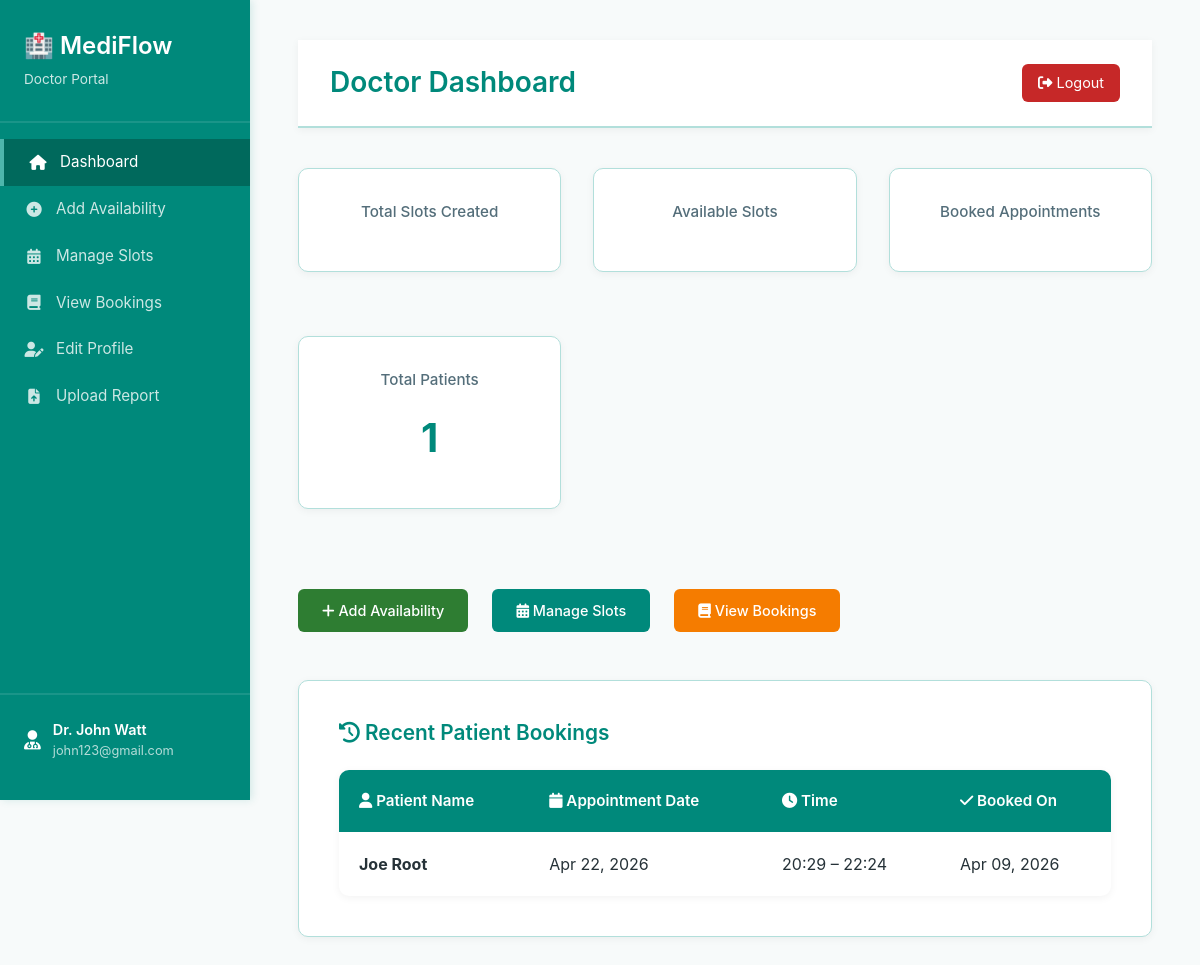
Screenshot of /doctors/dashboard/ (signed in) with the database file from the repository.
### accounts/models.py (models this page shows, shortened)
class CustomUser(AbstractUser):
    ROLE_CHOICES = (
        ('DOCTOR', 'Doctor'),
        ('PATIENT', 'Patient'),
    )
    role = models.CharField(
        max_length=10,
        choices=ROLE_CHOICES,
        default='PATIENT'
    )
    google_calendar_token = models.JSONField(
        null=True,
        blank=True,
        help_text="OAuth token for Google Calendar"
    )
    is_2fa_enabled = models.BooleanField(
        default=False,
        help_text="Whether two-factor authentication is enabled"
    )
    class Meta:
        db_table = 'accounts_customuser'
        verbose_name = 'User'
        verbose_name_plural = 'Users'
    def is_doctor(self):
        return self.role == 'DOCTOR'

### bookings/models.py (models this page shows, shortened)
class Booking(models.Model):
    PAYMENT_STATUS_CHOICES = [
        ('pending', 'Pending'),
        ('completed', 'Completed'),
        ('failed', 'Failed'),
    ]
    patient = models.ForeignKey(
        CustomUser,
        on_delete=models.CASCADE,
        related_name='bookings',
        limit_choices_to={'role': 'PATIENT'}
    )
    doctor = models.ForeignKey(
        CustomUser,
        on_delete=models.CASCADE,
        related_name='patient_bookings',
        limit_choices_to={'role': 'DOCTOR'}
    )
    slot = models.OneToOneField(
        AvailabilitySlot,
        on_delete=models.CASCADE,
        related_name='booking'
    )
    consultation_fee = models.DecimalField(max_digits=10, decimal_places=2, default=0)
    payment_status = models.CharField(
        max_length=20,
        choices=PAYMENT_STATUS_CHOICES,
        default='pending',
        help_text="Payment status for the consultation"
    )
    payment_id = models.CharField(max_length=100, blank=True, null=True, help_text="Razorpay payment ID")
    created_at = models.DateTimeField(auto_now_add=True)
    reminder_sent_24h = models.BooleanField(default=False, help_text="Whether 24-hour reminder has been sent")
    reminder_sent_1h = models.BooleanField(default=False, help_text="Whether 1-hour reminder has been sent")
    class Meta:
        db_table = 'bookings_booking'
        verbose_name = 'Booking'
        verbose_name_plural = 'Bookings'
        ordering = ['-created_at']

### doctors/models.py (models this page shows, shortened)
class AvailabilitySlot(models.Model):
    doctor = models.ForeignKey(
        CustomUser,
        on_delete=models.CASCADE,
        related_name='availability_slots',
        limit_choices_to={'role': 'DOCTOR'}
    )
    date = models.DateField()
    start_time = models.TimeField()
    end_time = models.TimeField()
    is_booked = models.BooleanField(default=False)
    is_recurring = models.BooleanField(default=False, help_text="Repeat every week on this day")
    max_patients_per_day = models.IntegerField(default=10)
    created_at = models.DateTimeField(auto_now_add=True)
    updated_at = models.DateTimeField(auto_now=True)
    class Meta:
        db_table = 'doctors_availabilityslot'
        verbose_name = 'Availability Slot'
        verbose_name_plural = 'Availability Slots'
        ordering = ['-date', 'start_time']
        unique_together = ('doctor', 'date', 'start_time', 'end_time')
        indexes = [
            models.Index(fields=['doctor', 'date', 'is_booked']),
        ]

### doctors/views.py (the view)
    def wrapper(request, *args, **kwargs):
        if not request.user.is_authenticated or not request.user.is_doctor():
            messages.error(request, "You don't have permission to access this page.")
            return redirect('home')
        return view_func(request, *args, **kwargs)

### doctors/views.py (called while the page is built)
def doctor_only(view_func):
    def wrapper(request, *args, **kwargs):
        if not request.user.is_authenticated or not request.user.is_doctor():
            messages.error(request, "You don't have permission to access this page.")
            return redirect('home')
        return view_func(request, *args, **kwargs)
    return wrapper

### templates/doctors/dashboard.html (shortened to what this page needs)
{% extends 'doctors/base_doctor.html' %}
{% block navbar_title %}Doctor Dashboard{% endblock %}
{% block content %}
<div class="stat-grid">
    <div class="stat-card">
        <div class="stat-label">Total Slots Created</div>
    </div>
    <div class="stat-card">
        <div class="stat-label">Available Slots</div>
    </div>
    <div class="stat-card">
        <div class="stat-label">Booked Appointments</div>
    </div>
    <div class="stat-card">
        <div class="stat-label">Total Patients</div>
        <div class="stat-number">{{ total_bookings }}</div>
    </div>
</div>
<div class="action-buttons">
    <a href="{% url 'create_availability' %}" class="btn-doctor btn-success-doctor">
        <i class="fas fa-plus"></i> Add Availability
    </a>
    <a href="{% url 'manage_availability' %}" class="btn-doctor btn-primary-doctor">
        <i class="fas fa-calendar-alt"></i> Manage Slots
    </a>
    <a href="{% url 'doctor_view_bookings' %}" class="btn-doctor btn-warning-doctor">
        <i class="fas fa-book"></i> View Bookings
    </a>
</div>
<div class="doctor-card">
    <h3><i class="fas fa-history"></i> Recent Patient Bookings</h3>
    {% if recent_bookings %}
    <div class="table-doctor">
        <table style="width: 100%; margin: 0;">
            <thead>
                <tr>
                    <th><i class="fas fa-user"></i> Patient Name</th>
                    <th><i class="fas fa-calendar"></i> Appointment Date</th>
                    <th><i class="fas fa-clock"></i> Time</th>
                    <th><i class="fas fa-check"></i> Booked On</th>
                </tr>
            </thead>
            <tbody>
                {% for booking in recent_bookings %}
                <tr>
                    <td><strong>{{ booking.patient.get_full_name }}</strong></td>
                    <td>{{ booking.slot.date|date:"M d, Y" }}</td>
                    <td>{{ booking.slot.start_time|time:"H:i" }} – {{ booking.slot.end_time|time:"H:i" }}</td>
                    <td>{{ booking.created_at|date:"M d, Y" }}</td>
                </tr>
                {% endfor %}
            </tbody>
        </table>
    </div>
    {% else %}
    <div style="text-align: center; padding: 3rem; color: var(--text-light);">
        <i class="fas fa-inbox" style="font-size: 2.5rem; margin-bottom: 1rem; color: #B2DFDB;"></i>
        <p>No bookings yet. Create some availability slots to get started.</p>
    </div>
    {% endif %}
</div>
{% endblock %}

### templates/doctors/base_doctor.html (shortened to what this page needs)
<!DOCTYPE html>
<html lang="en">
<head>
    <link href="https://cdn.jsdelivr.net/npm/bootstrap@5.3.0/dist/css/bootstrap.min.css" rel="stylesheet">
    <link rel="stylesheet" href="https://cdnjs.cloudflare.com/ajax/libs/font-awesome/6.4.0/css/all.min.css">
</head>
<body>
    <div class="sidebar">
        <div class="sidebar-header">
            <h2>🏥 MediFlow</h2>
            <p>Doctor Portal</p>
        </div>
        <ul class="sidebar-menu">
            <li><a href="#" data-page="dashboard" class="sidebar-link active" data-url="{% url 'doctor_dashboard' %}">
                <i class="fas fa-home"></i> Dashboard
            </a></li>
            <li><a href="#" data-page="add-availability" class="sidebar-link" data-url="{% url 'create_availability' %}">
                <i class="fas fa-plus-circle"></i> Add Availability
            </a></li>
            <li><a href="#" data-page="manage-slots" class="sidebar-link" data-url="{% url 'manage_availability' %}">
                <i class="fas fa-calendar-alt"></i> Manage Slots
            </a></li>
            <li><a href="#" data-page="bookings" class="sidebar-link" data-url="{% url 'doctor_view_bookings' %}">
                <i class="fas fa-book"></i> View Bookings
            </a></li>
            <li><a href="#" data-page="edit-profile" class="sidebar-link" data-url="{% url 'edit_doctor_profile' %}">
                <i class="fas fa-user-edit"></i> Edit Profile
            </a></li>
            <li><a href="#" data-page="upload-report" class="sidebar-link" data-url="{% url 'upload_patient_report' %}">
                <i class="fas fa-file-upload"></i> Upload Report
            </a></li>
        </ul>
        <div class="sidebar-footer">
            <div class="user-info">
                <i class="fas fa-user-md" style="font-size: 1.2rem;"></i>
                <div>
                    <div style="font-weight: 600;">Dr. {{ user.get_full_name }}</div>
                    <div style="font-size: 0.8rem; opacity: 0.7;">{{ user.email }}</div>
                </div>
            </div>
        </div>
    </div>
    <div class="main-content">
        <div class="navbar-doctor">
            <h1>{% block navbar_title %}Doctor Dashboard{% endblock %}</h1>
            <div class="navbar-actions">
                <form action="{% url 'logout' %}" method="POST" style="margin: 0;" onsubmit="return confirm('Are you sure you want to logout?');">
                    <button type="submit" class="logout-btn">
                        <i class="fas fa-sign-out-alt"></i> Logout
                    </button>
                </form>
            </div>
        </div>
        <div id="content-container" class="content-container">
            {% block content %}{% endblock %}
        </div>
    </div>

### templates/doctors/base_doctor.html (style rules this page uses)
:root { --primary-teal: #00897B; --secondary-teal: #00695C; --accent-teal: #4DB6AC; --background: #F7FAFA; --card-bg: #FFFFFF; --text-color: #263238; --text-light: #546E7A; --success: #2E7D32; --danger: #C62828; --warning: #F57C00; --border-color: #B2DFDB; }
* { margin: 0; padding: 0; box-sizing: border-box; }
body { font-family: -apple-system, BlinkMacSystemFont, 'Segoe UI', Roboto, sans-serif; background-color: var(--background); color: var(--text-color); }
.sidebar { background: var(--primary-teal); color: white; height: 100vh; position: fixed; left: 0; top: 0; width: 250px; overflow-y: auto; box-shadow: 2px 0 8px rgba(0, 137, 123, 0.15); }
.sidebar-header { padding: 2rem 1.5rem; border-bottom: 2px solid rgba(255, 255, 255, 0.1); }
.sidebar-header h2 { font-size: 1.5rem; margin: 0; font-weight: 600; }
.sidebar-header p { font-size: 0.85rem; opacity: 0.8; margin: 0.5rem 0 0 0; }
.sidebar-menu { list-style: none; padding: 1rem 0; }
.sidebar-menu li { margin: 0; }
.sidebar-menu a { display: flex; align-items: center; gap: 0.75rem; padding: 0.75rem 1.5rem; color: rgba(255, 255, 255, 0.8); text-decoration: none; transition: all 0.2s; font-size: 0.95rem; }
.sidebar-menu a.active { background: var(--secondary-teal); color: white; border-left: 4px solid var(--accent-teal); }
.sidebar-menu i { width: 20px; text-align: center; }
.sidebar-footer { position: absolute; bottom: 0; width: 100%; padding: 1.5rem; border-top: 2px solid rgba(255, 255, 255, 0.1); }
.user-info { display: flex; align-items: center; gap: 0.75rem; margin-bottom: 1rem; font-size: 0.9rem; }
.main-content { margin-left: 250px; padding: 2.5rem 3rem; }
.navbar-doctor { background: white; border-bottom: 2px solid var(--border-color); box-shadow: 0 2px 8px rgba(0, 0, 0, 0.05); padding: 1.5rem 2rem; display: flex; justify-content: space-between; align-items: center; position: sticky; top: 0; z-index: 100; margin-bottom: 2.5rem; }
.navbar-doctor h1 { font-size: 1.75rem; color: var(--primary-teal); margin: 0; font-weight: 600; }
.navbar-actions { display: flex; align-items: center; gap: 1.5rem; }
.logout-btn { background: var(--danger); color: white; border: none; padding: 0.5rem 1rem; border-radius: 6px; cursor: pointer; font-size: 0.9rem; transition: background 0.2s; }
.doctor-card { background: var(--card-bg); border-radius: 10px; box-shadow: 0 2px 8px rgba(0, 0, 0, 0.05); padding: 2.5rem; margin-bottom: 3rem; border: 1px solid var(--border-color); }
.doctor-card h3 { color: var(--primary-teal); margin-bottom: 1.5rem; font-size: 1.3rem; font-weight: 600; }
.stat-card { background: var(--card-bg); border-radius: 10px; padding: 2rem; text-align: center; border: 1px solid var(--border-color); box-shadow: 0 2px 8px rgba(0, 0, 0, 0.05); transition: transform 0.2s; margin-bottom: 2rem; }
.stat-number { font-size: 2.5rem; font-weight: bold; color: var(--primary-teal); margin: 1rem 0 0.5rem 0; }
.stat-label { font-size: 0.95rem; color: var(--text-light); font-weight: 500; }
.stat-grid { display: grid; grid-template-columns: repeat(auto-fit, minmax(200px, 1fr)); gap: 2rem; margin-bottom: 3rem; }
.table-doctor { background: var(--card-bg); border-radius: 10px; overflow: hidden; box-shadow: 0 2px 8px rgba(0, 0, 0, 0.05); margin-top: 1.5rem; }
.table-doctor thead { background: var(--primary-teal); color: white; }
.table-doctor thead th { border: none; padding: 1.25rem; font-weight: 600; font-size: 0.95rem; }
.table-doctor tbody td { padding: 1.25rem; border-color: var(--border-color); vertical-align: middle; }
.btn-doctor { padding: 0.65rem 1.5rem; border-radius: 6px; border: none; cursor: pointer; font-size: 0.9rem; font-weight: 500; transition: all 0.2s; text-decoration: none; display: inline-block; }
.btn-primary-doctor { background: var(--primary-teal); color: white; }
.btn-success-doctor { background: var(--success); color: white; }
.btn-warning-doctor { background: var(--warning); color: white; }
.action-buttons { display: flex; gap: 1.5rem; margin-bottom: 3rem; flex-wrap: wrap; }
.content-container { transition: all 0.3s ease; min-height: 500px; }

### rows the page displays
CustomUser: get_full_name "John Watt", email "john123@gmail.com"
Booking: patient.get_full_name "Joe Root", slot "Apr 22, 2026", slot.start_time "20:29", slot.end_time "22:24", created_at "Apr 09, 2026"

### other values shown
{{ total_bookings }} "1"
